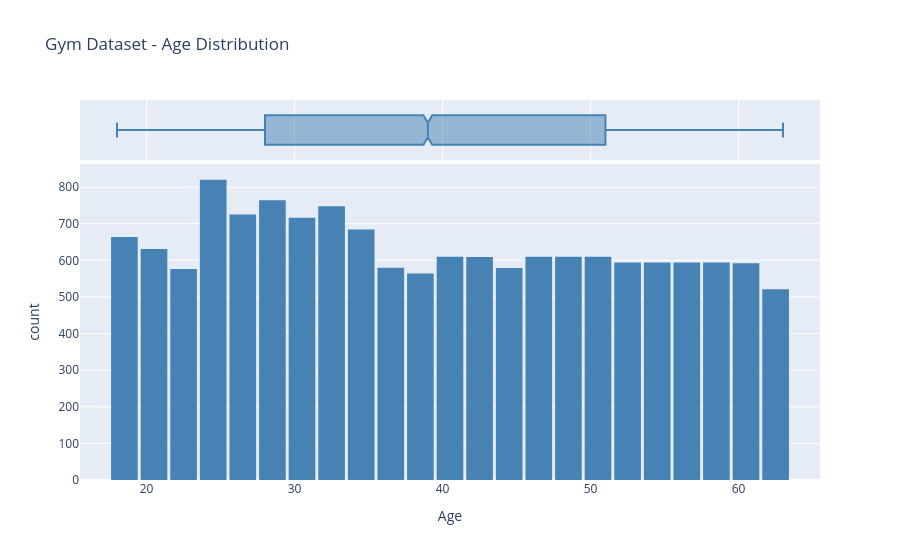

This figure's notebook cell:
### Markdown cell above
## 3. GYM RECOMMENDATION Dataset - Interactive Analysis

### Code cell
gym_df = pd.read_csv('data/gym_recommendation.csv')

fig = px.histogram(
    gym_df, 
    x='Age', 
    nbins=30,
    title='Gym Dataset - Age Distribution',
    marginal='box',
    color_discrete_sequence=['steelblue']
)
fig.update_layout(bargap=0.1)
fig.show()

### Figure 1 — Plotly figure (JSON) as saved in the notebook; plotly's stock layout.template omitted (floating-point values rounded to 4 significant figures; data arrays with more than 128 entries replaced by an {"elided": "..."} marker saying what was removed)
{"data": [{"bingroup": "x", "hovertemplate": "Age=%{x}<br>count=%{y}<extra></extra>", "legendgroup": "", "marker": {"color": "steelblue", "pattern": {"shape": ""}}, "name": "", "nbinsx": 30, "orientation": "v", "showlegend": false, "type": "histogram", "x": {"elided": "14589 int values"}, "xaxis": "x", "yaxis": "y"}, {"hovertemplate": "Age=%{x}<extra></extra>", "legendgroup": "", "marker": {"color": "steelblue"}, "name": "", "notched": true, "showlegend": false, "type": "box", "x": {"elided": "14589 int values"}, "xaxis": "x2", "yaxis": "y2"}], "layout": {"bargap": 0.1, "barmode": "relative", "legend": {"tracegroupgap": 0}, "title": {"text": "Gym Dataset - Age Distribution"}, "xaxis": {"anchor": "y", "domain": [0, 1], "title": {"text": "Age"}}, "xaxis2": {"anchor": "y2", "domain": [0, 1], "matches": "x", "showgrid": true, "showticklabels": false}, "yaxis": {"anchor": "x", "domain": [0, 0.8316], "title": {"text": "count"}}, "yaxis2": {"anchor": "x2", "domain": [0.8416, 1], "matches": "y2", "showgrid": false, "showline": false, "showticklabels": false, "ticks": ""}}}
